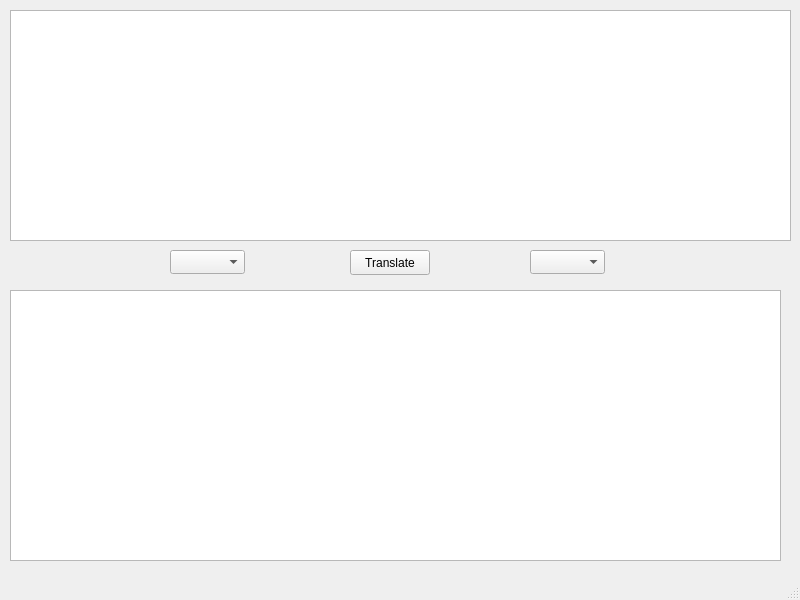
<?xml version="1.0" encoding="UTF-8"?>
<ui version="4.0">
 <class>MainWindow</class>
 <widget class="QMainWindow" name="MainWindow">
  <property name="geometry">
   <rect>
    <x>0</x>
    <y>0</y>
    <width>800</width>
    <height>600</height>
   </rect>
  </property>
  <property name="windowTitle">
   <string>MainWindow</string>
  </property>
  <widget class="QWidget" name="centralwidget">
   <widget class="QTextEdit" name="inputText">
    <property name="geometry">
     <rect>
      <x>10</x>
      <y>10</y>
      <width>781</width>
      <height>231</height>
     </rect>
    </property>
   </widget>
   <widget class="QTextEdit" name="translationText">
    <property name="geometry">
     <rect>
      <x>10</x>
      <y>290</y>
      <width>771</width>
      <height>271</height>
     </rect>
    </property>
   </widget>
   <widget class="QPushButton" name="translateButton">
    <property name="geometry">
     <rect>
      <x>350</x>
      <y>250</y>
      <width>80</width>
      <height>25</height>
     </rect>
    </property>
    <property name="text">
     <string>Translate</string>
    </property>
   </widget>
   <widget class="QComboBox" name="fromComboBox">
    <property name="geometry">
     <rect>
      <x>170</x>
      <y>250</y>
      <width>75</width>
      <height>24</height>
     </rect>
    </property>
   </widget>
   <widget class="QComboBox" name="toComboBox">
    <property name="geometry">
     <rect>
      <x>530</x>
      <y>250</y>
      <width>75</width>
      <height>24</height>
     </rect>
    </property>
   </widget>
  </widget>
  <widget class="QMenuBar" name="menubar">
   <property name="geometry">
    <rect>
     <x>0</x>
     <y>0</y>
     <width>800</width>
     <height>25</height>
    </rect>
   </property>
  </widget>
  <widget class="QStatusBar" name="statusbar"/>
 </widget>
 <resources/>
 <connections/>
</ui>
